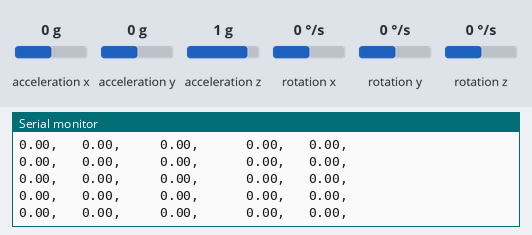
The sketch below on a simulated Arduino Uno, built with avr-gcc and run on an emulated ATmega328P. Parts: the last lines printed to the serial monitor. Wiring (inferred from the names in the program): MPU-6050 motion sensor at I2C address 0x68; MPU-6050 motion sensor at I2C address 0x69. Inputs (shaded band) come from the test bench; at power-on: rotation z 0 °/s, acceleration x 0 g, acceleration y 0 g, acceleration z 1 g, rotation x 0 °/s, rotation y 0 °/s.

Above: at 5.2 s.
5.3 s: rotation z set to -192 °/s
At 5.45 s:
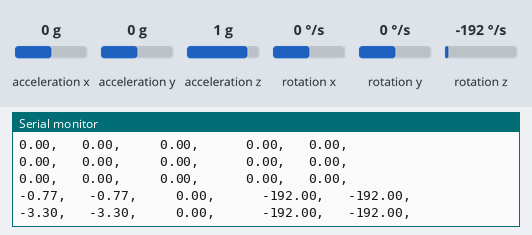
8.3 s: rotation z set to -100 °/s
At 8.32 s:
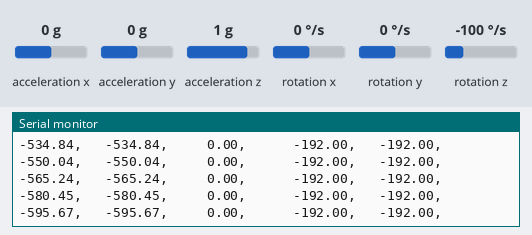
11.3 s: rotation z set to 0 °/s
At 11.35 s:
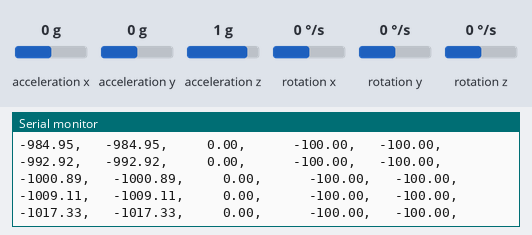
14.3 s: rotation z set to 192 °/s
At 14.44 s:
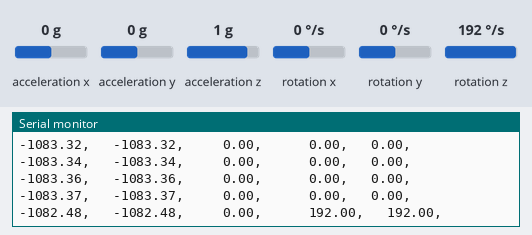
17.3 s: rotation z set to 100 °/s
At 17.33 s:
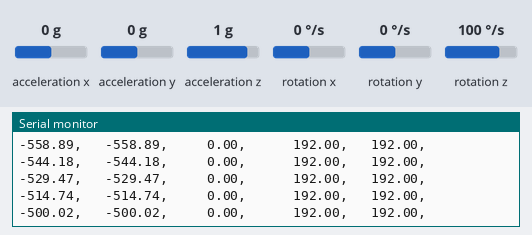
20.3 s: rotation z set to 4 °/s
At 20.32 s:
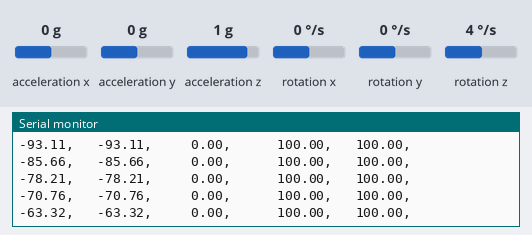
Timing chart, 0 to 23.3 s (numbered marks = the images above; inputs shaded):
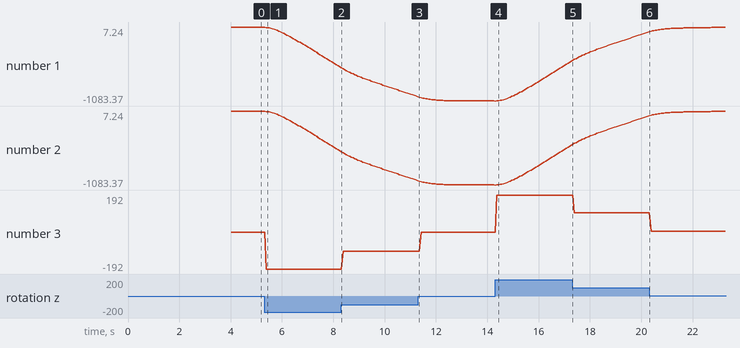

Measured:
- after the input at 5.3 s, the serial monitor: prints a new line after 0.08 s (image 1)
- after the input at 14.3 s, the serial monitor: prints a new line after 0.08 s (image 4)
- plotted number 1: 0 → -580.45 after the input at 5.3 s, -1083.36 → -500.02 after the input at 14.3 s
- plotted number 2: 0 → -580.45 after the input at 5.3 s, -1083.36 → -500.02 after the input at 14.3 s
- plotted number 3: 0 → -192 after the input at 5.3 s, 0 → 192 after the input at 14.3 s

The sketch:

DoubleGyroTest.ino
```cpp
/***************************************************
Please Check The performance of two gyroscope first
Find out drift of sensors
Check the performance of low pass filter
---------------------Jinqiao-----------------------
 **************************************************/

#include <Wire.h>
const int MPU1 = 0x68;                             // MPU6050 I2C Address(leg)
const int MPU2 = 0x69;                             // MPU6050 I2C Address(foot)
float AccX1, AccY1, AccZ1, GyroX1, GyroY1, GyroZ1; // Raw Data Collection from MPU1
float AccX2, AccY2, AccZ2, GyroX2, GyroY2, GyroZ2; // Raw Data Collection from MPU2
float yaw1, yaw2;                                  // Yaw Angle from MPU1&2
float GyroErrorZ1, GyroErrorZ2;                    // Calculate Error for MPU1&2
float GyroZ1Filt = 0;
float GyroZ2Filt = 0;
float GyroZ1Pre = 0;
float GyroZ2Pre = 0;
float AnkleAngle = 0;
int c = 0;
int d = 0;
long currT = 0;           // Current Time
float deltaT = 0;         // Time Difference
long preT = 0;            // Previous Time


void setup() {
  Serial.begin(9600);
  //Set MPU1
  Wire.begin();
  Wire.beginTransmission(MPU1);
  Wire.write(0x6B);
  Wire.write(0x00);
  Wire.endTransmission(true);
  //Set MPU2
  Wire.begin();
  Wire.beginTransmission(MPU2);
  Wire.write(0x6B);
  Wire.write(0x00);
  Wire.endTransmission(true);
  //Calculate error for each MPU
  calculate_IMU_error1(MPU1);
  calculate_IMU_error2(MPU2);

  delay(20);
}

void loop() {
currT = micros();                                    // Start Current Time Microsecond
deltaT = ((float)(currT-preT)) / (1e6);              // Calculate Delta Time
preT = currT;

ReadMpu1(MPU1);
ReadMpu2(MPU2);

//Low-pass filter(25Hz)
GyroZ1Filt = 0.878 * GyroZ1Filt+0.0775 * GyroZ1+0.0728 * GyroZ1Pre; // Apply low pass filter (25Hz)
GyroZ2Filt = 0.878 * GyroZ2Filt+0.0775 * GyroZ2+0.0728 * GyroZ2Pre;
GyroZ1Pre = GyroZ1;                                                 // Store previous angular velocity
GyroZ2Pre = GyroZ2;

// Calculate Yaw Angle & Ankle Angle
yaw1 =  yaw1 + GyroZ1Filt * deltaT;                                 // Caculate rotation angle by integral
yaw2 =  yaw2 + GyroZ2Filt * deltaT;
AnkleAngle = yaw2-yaw1;


Serial.print(yaw1);
Serial.print(",   ");
Serial.print(yaw2);
Serial.print(",     ");
Serial.print(AnkleAngle);
Serial.print(",      ");
Serial.print(GyroZ2);
Serial.print(",   ");
Serial.print(GyroZ1);
Serial.println(",      ");
}

void ReadMpu1(const int MPU){
  //Read acceleromter data
  Wire.beginTransmission(MPU);
  Wire.write(0x3B); // Start with register 0x3B (ACCEL_XOUT_H)见datasheet
  Wire.endTransmission(false);
  Wire.requestFrom(MPU, 6, true); // Read 6 registers total, each axis value is stored in 2 registers
  AccX1 = (Wire.read() << 8 | Wire.read()) / 16384.0;
  AccY1 = (Wire.read() << 8 | Wire.read()) / 16384.0;
  AccZ1 = (Wire.read() << 8 | Wire.read()) / 16384.0;
  //Read gyroscope data
  Wire.beginTransmission(MPU);
  Wire.write(0x43); // Gyro data first register address 0x43
  Wire.endTransmission(false);
  Wire.requestFrom(MPU, 6, true); // Read 4 registers total, each axis value is stored in 2 registers
  GyroX1 = (Wire.read() << 8 | Wire.read()) / 131.0;
  GyroY1 = (Wire.read() << 8 | Wire.read()) / 131.0;
  GyroZ1 = (Wire.read() << 8 | Wire.read()) / 131.0;
  // Correct the outputs with the calculated error values

  GyroZ1 = GyroZ1 - GyroErrorZ1;
}

void ReadMpu2(const int MPU){
    //Read acceleromter data
  Wire.beginTransmission(MPU);
  Wire.write(0x3B); // Start with register 0x3B (ACCEL_XOUT_H)见datasheet
  Wire.endTransmission(false);
  Wire.requestFrom(MPU, 6, true); // Read 6 registers total, each axis value is stored in 2 registers
  AccX2 = (Wire.read() << 8 | Wire.read()) / 16384.0;
  AccY2 = (Wire.read() << 8 | Wire.read()) / 16384.0;
  AccZ2 = (Wire.read() << 8 | Wire.read()) / 16384.0;
  //Read gyroscope data
  Wire.beginTransmission(MPU);
  Wire.write(0x43); // Gyro data first register address 0x43
  Wire.endTransmission(false);
  Wire.requestFrom(MPU, 6, true); // Read 4 registers total, each axis value is stored in 2 registers
  GyroX2 = (Wire.read() << 8 | Wire.read()) / 131.0;
  GyroY2 = (Wire.read() << 8 | Wire.read()) / 131.0;
  GyroZ2 = (Wire.read() << 8 | Wire.read()) / 131.0;
  // Correct the outputs with the calculated error values
  GyroZ2 = GyroZ2 - GyroErrorZ2;
}

void calculate_IMU_error1(const int MPU) {
    Wire.beginTransmission(MPU);
    Wire.write(0x3B);
    Wire.endTransmission(false);
    Wire.requestFrom(MPU, 6, true);
    AccX1 = (Wire.read() << 8 | Wire.read()) / 16384.0 ;
    AccY1 = (Wire.read() << 8 | Wire.read()) / 16384.0 ;
    AccZ1 = (Wire.read() << 8 | Wire.read()) / 16384.0 ;

  while (c < 2000) {
    Wire.beginTransmission(MPU);
    Wire.write(0x43);
    Wire.endTransmission(false);
    Wire.requestFrom(MPU, 6, true);
    GyroX1 = Wire.read() << 8 | Wire.read();
    GyroY1 = Wire.read() << 8 | Wire.read();
    GyroZ1 = Wire.read() << 8 | Wire.read();
    // Sum all readings
    GyroErrorZ1 = GyroErrorZ1 + (GyroZ1 / 131.0);
    c++;
  }
  GyroErrorZ1 = GyroErrorZ1 / 2000;
}

void calculate_IMU_error2(const int MPU) {
    Wire.beginTransmission(MPU);
    Wire.write(0x3B);
    Wire.endTransmission(false);
    Wire.requestFrom(MPU, 6, true);
    AccX2 = (Wire.read() << 8 | Wire.read()) / 16384.0 ;
    AccY2 = (Wire.read() << 8 | Wire.read()) / 16384.0 ;
    AccZ2 = (Wire.read() << 8 | Wire.read()) / 16384.0 ;

  while (d < 2000) {
    Wire.beginTransmission(MPU);
    Wire.write(0x43);
    Wire.endTransmission(false);
    Wire.requestFrom(MPU, 6, true);
    GyroX2 = Wire.read() << 8 | Wire.read();
    GyroY2 = Wire.read() << 8 | Wire.read();
    GyroZ2 = Wire.read() << 8 | Wire.read();
    // Sum all readings
    GyroErrorZ2 = GyroErrorZ2 + (GyroZ2 / 131.0);
    d++;
  }
  GyroErrorZ2 = GyroErrorZ2 / 2000;
}
```
